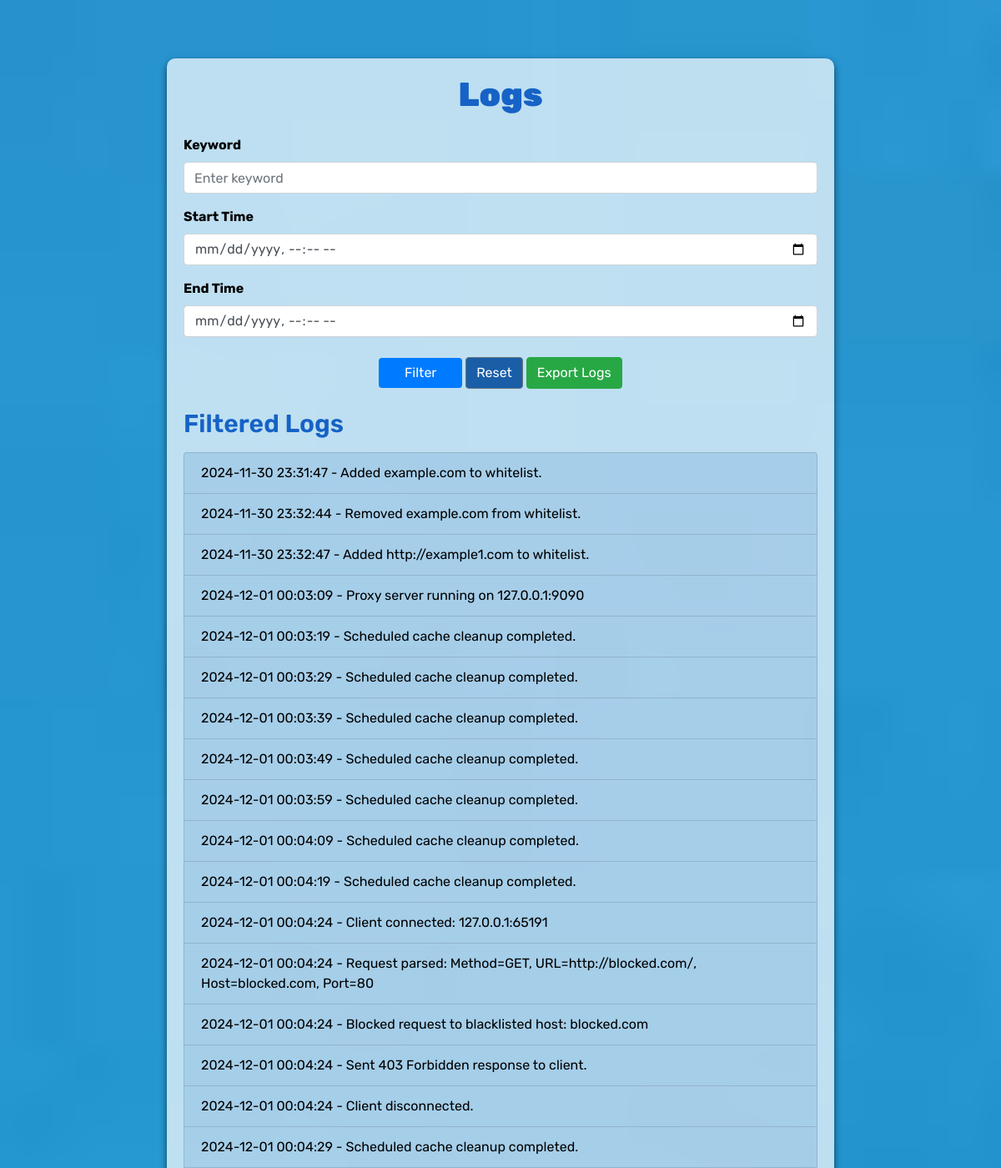
Page /logs (upper part) on the committed database.
### tables this page shows
CREATE TABLE logs (
        id INTEGER PRIMARY KEY AUTOINCREMENT,
        timestamp DATETIME DEFAULT CURRENT_TIMESTAMP,
        message TEXT
    );

### project/app.py (the view, shortened to what this page needs)
@app.route("/logs", methods=["GET"])
def logs():
    keyword = request.args.get("keyword", "")
    start_time = request.args.get("start_time", "")
    end_time = request.args.get("end_time", "")
    query = "SELECT timestamp, message FROM logs WHERE 1=1"
    params = []
    if keyword:
        query += " AND message LIKE ?"
        params.append(f"%{keyword}%")
    print("SQL Query:", query)
    print("Parameters:", params)
    logs = query_db(query, params)
    return render_template(
        "logs.html",
        logs=logs,
        keyword=keyword,
        start_time=start_time,
        end_time=end_time
    )

### project/app.py (called while the page is built)
def query_db(query, args=(), one=False):
    conn = sqlite3.connect(DATABASE)
    cursor = conn.cursor()
    cursor.execute(query, args)
    rv = cursor.fetchall()
    conn.commit()
    conn.close()
    return (rv[0] if rv else None) if one else rv

### project/templates/logs.html (shortened to what this page needs)
<!DOCTYPE html>
<html>
<head>
    <link rel="stylesheet" href="https://stackpath.bootstrapcdn.com/bootstrap/4.5.2/css/bootstrap.min.css">
</head>
<body>
    <div class="container">
        <h1 class="text-center mb-4">Logs</h1>
        <form method="GET" action="{{ url_for('logs') }}" class="mb-4">
            <div class="form-group">
                <label for="keyword">Keyword</label>
                <input type="text" id="keyword" name="keyword" class="form-control" placeholder="Enter keyword" value="{{ keyword }}">
            </div>
            <div class="form-group">
                <label for="start_time">Start Time</label>
                <input type="datetime-local" id="start_time" name="start_time" class="form-control" value="{{ start_time }}">
            </div>
            <div class="form-group">
                <label for="end_time">End Time</label>
                <input type="datetime-local" id="end_time" name="end_time" class="form-control" value="{{ end_time }}">
            </div>
            <div class="text-center mt-4">
                <button type="submit" class="btn btn-primary">Filter</button>
                <a href="{{ url_for('logs') }}" class="btn btn-secondary">Reset</a>
                <a href="{{ url_for('export_logs', keyword=keyword, start_time=start_time, end_time=end_time) }}" class="btn btn-success" >Export Logs </a>
            </div>
        </form>
        <h2 class="mb-3">Filtered Logs</h2>
        <ul class="list-group mb-3">
            {% if logs %}
                {% for log in logs %}
                <li class="list-group-item">
                    {{ log[0] }} - {{ log[1] }}
                </li>
                {% endfor %}
            {% else %}
                <li class="list-group-item text-center">No logs found.</li>
            {% endif %}
        </ul>
    </div>
</body>
</html>

### project/templates/logs.html (style rules this page uses)
body { font-family: 'Rubik', sans-serif; background: url('../static/back.jpg') no-repeat center center fixed; background-size: cover; padding: 20px; color: #fff; }
.container { max-width: 800px; margin: 50px auto; padding: 20px; background: rgba(255, 255, 255, 0.7); border-radius: 10px; box-shadow: 0 4px 8px rgba(0, 0, 0, 0.6); color: #000; }
.btn-primary { background-color: #007bff; width: 100px; border: none; transition: background-color 0.3s; }
.btn-secondary { background-color: #195ea7; }
.list-group-item { display: flex; justify-content: space-between; background: rgba(71, 134, 197, 0.2); color: #000000; }
h1 { color: #1662c6; font-weight: 900; }
h2 { color: #1662c6; font-size: 30px; font-weight: 600; }
label { font-weight: bold; }

### rows in the picture
logs: timestamp "2024-11-30 23:31:47", message "Added example.com to whitelist."
logs: timestamp "2024-11-30 23:32:44", message "Removed example.com from whitelist."
logs: timestamp "2024-11-30 23:32:47", message "Added http://example1.com to whitelist."
logs: timestamp "2024-12-01 00:03:09", message "Proxy server running on 127.0.0.1:9090"
logs: timestamp "2024-12-01 00:03:19", message "Scheduled cache cleanup completed."
logs: timestamp "2024-12-01 00:03:29", message "Scheduled cache cleanup completed."
logs: timestamp "2024-12-01 00:03:39", message "Scheduled cache cleanup completed."
logs: timestamp "2024-12-01 00:03:49", message "Scheduled cache cleanup completed."
logs: timestamp "2024-12-01 00:03:59", message "Scheduled cache cleanup completed."
logs: timestamp "2024-12-01 00:04:09", message "Scheduled cache cleanup completed."
logs: timestamp "2024-12-01 00:04:19", message "Scheduled cache cleanup completed."
logs: timestamp "2024-12-01 00:04:24", message "Client connected: 127.0.0.1:65191"
logs: timestamp "2024-12-01 00:04:24", message "Request parsed: Method=GET, URL=http://blocked.com/, Host=blocked.com, Port=80"
logs: timestamp "2024-12-01 00:04:24", message "Blocked request to blacklisted host: blocked.com"
logs: timestamp "2024-12-01 00:04:24", message "Sent 403 Forbidden response to client."
logs: timestamp "2024-12-01 00:04:24", message "Client disconnected."
logs: timestamp "2024-12-01 00:04:29", message "Scheduled cache cleanup completed."
